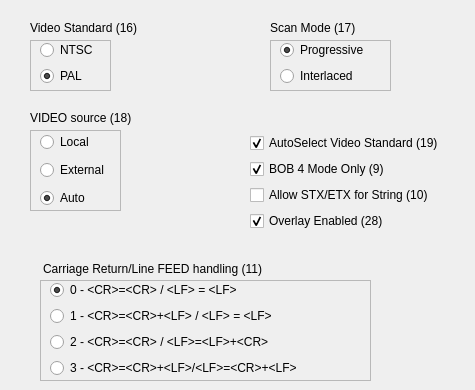
   <widget class="QWidget" name="tab">
    <attribute name="title">
     <string>Mode</string>
    </attribute>
    <widget class="QLabel" name="label">
     <property name="geometry">
      <rect>
       <x>30</x>
       <y>20</y>
       <width>141</width>
       <height>16</height>
      </rect>
     </property>
     <property name="text">
      <string>Video Standard (16)</string>
     </property>
    </widget>
    <widget class="QLabel" name="label_2">
     <property name="geometry">
      <rect>
       <x>270</x>
       <y>20</y>
       <width>111</width>
       <height>16</height>
      </rect>
     </property>
     <property name="text">
      <string>Scan Mode (17)</string>
     </property>
    </widget>
    <widget class="QLabel" name="label_3">
     <property name="geometry">
      <rect>
       <x>30</x>
       <y>110</y>
       <width>121</width>
       <height>16</height>
      </rect>
     </property>
     <property name="text">
      <string>VIDEO source (18)</string>
     </property>
    </widget>
    <widget class="QCheckBox" name="checkVideoSrc">
     <property name="geometry">
      <rect>
       <x>250</x>
       <y>133</y>
       <width>216</width>
       <height>20</height>
      </rect>
     </property>
     <property name="text">
      <string>AutoSelect Video Standard (19)</string>
     </property>
     <property name="checked">
      <bool>true</bool>
     </property>
    </widget>
    <widget class="QCheckBox" name="checkString">
     <property name="geometry">
      <rect>
       <x>250</x>
       <y>185</y>
       <width>201</width>
       <height>20</height>
      </rect>
     </property>
     <property name="text">
      <string>Allow STX/ETX for String (10)</string>
     </property>
    </widget>
    <widget class="QCheckBox" name="checkBOB4only">
     <property name="geometry">
      <rect>
       <x>250</x>
       <y>159</y>
       <width>151</width>
       <height>20</height>
      </rect>
     </property>
     <property name="text">
      <string>BOB 4 Mode Only (9)</string>
     </property>
     <property name="checked">
      <bool>true</bool>
     </property>
    </widget>
    <widget class="QCheckBox" name="checkOverlay">
     <property name="geometry">
      <rect>
       <x>250</x>
       <y>211</y>
       <width>201</width>
       <height>20</height>
      </rect>
     </property>
     <property name="text">
      <string>Overlay Enabled (28)</string>
     </property>
     <property name="checked">
      <bool>true</bool>
     </property>
    </widget>
    <widget class="QLabel" name="label_5">
     <property name="geometry">
      <rect>
       <x>43</x>
       <y>261</y>
       <width>271</width>
       <height>16</height>
      </rect>
     </property>
     <property name="text">
      <string>Carriage Return/Line FEED handling (11)</string>
     </property>
    </widget>
    <widget class="QFrame" name="frame_7">
     <property name="geometry">
      <rect>
       <x>30</x>
       <y>40</y>
       <width>81</width>
       <height>51</height>
      </rect>
     </property>
     <property name="frameShape">
      <enum>QFrame::StyledPanel</enum>
     </property>
     <property name="frameShadow">
      <enum>QFrame::Raised</enum>
     </property>
     <widget class="QWidget" name="layoutWidget">
      <property name="geometry">
       <rect>
        <x>10</x>
        <y>0</y>
        <width>71</width>
        <height>48</height>
       </rect>
      </property>
      <layout class="QVBoxLayout" name="verticalLayout_2">
       <item>
        <widget class="QRadioButton" name="radioNTSC">
         <property name="text">
          <string>NTSC</string>
         </property>
        </widget>
       </item>
       <item>
        <widget class="QRadioButton" name="radioPAL">
         <property name="text">
          <string>PAL</string>
         </property>
         <property name="checked">
          <bool>true</bool>
         </property>
        </widget>
       </item>
      </layout>
     </widget>
    </widget>
    <widget class="QFrame" name="frame_8">
     <property name="geometry">
      <rect>
       <x>270</x>
       <y>40</y>
       <width>121</width>
       <height>51</height>
      </rect>
     </property>
     <property name="frameShape">
      <enum>QFrame::StyledPanel</enum>
     </property>
     <property name="frameShadow">
      <enum>QFrame::Raised</enum>
     </property>
     <widget class="QWidget" name="layoutWidget_1">
      <property name="geometry">
       <rect>
        <x>10</x>
        <y>0</y>
        <width>111</width>
        <height>48</height>
       </rect>
      </property>
      <layout class="QVBoxLayout" name="verticalLayout_4">
       <item>
        <widget class="QRadioButton" name="radioProgressive">
         <property name="text">
          <string>Progressive</string>
         </property>
         <property name="checked">
          <bool>true</bool>
         </property>
        </widget>
       </item>
       <item>
        <widget class="QRadioButton" name="radioInterlaced">
         <property name="text">
          <string>Interlaced</string>
         </property>
        </widget>
       </item>
      </layout>
     </widget>
    </widget>
    <widget class="QFrame" name="frame_9">
     <property name="geometry">
      <rect>
       <x>30</x>
       <y>130</y>
       <width>91</width>
       <height>81</height>
      </rect>
     </property>
     <property name="frameShape">
      <enum>QFrame::StyledPanel</enum>
     </property>
     <property name="frameShadow">
      <enum>QFrame::Raised</enum>
     </property>
     <widget class="QWidget" name="layoutWidget_2">
      <property name="geometry">
       <rect>
        <x>10</x>
        <y>0</y>
        <width>78</width>
        <height>81</height>
       </rect>
      </property>
      <layout class="QVBoxLayout" name="verticalLayout_3">
       <item>
        <widget class="QRadioButton" name="radioLocal">
         <property name="text">
          <string>Local</string>
         </property>
        </widget>
       </item>
       <item>
        <widget class="QRadioButton" name="radioExternal">
         <property name="text">
          <string>External</string>
         </property>
        </widget>
       </item>
       <item>
        <widget class="QRadioButton" name="radioAuto">
         <property name="text">
          <string>Auto</string>
         </property>
         <property name="checked">
          <bool>true</bool>
         </property>
        </widget>
       </item>
      </layout>
     </widget>
    </widget>
    <widget class="QFrame" name="frame_10">
     <property name="geometry">
      <rect>
       <x>40</x>
       <y>280</y>
       <width>331</width>
       <height>101</height>
      </rect>
     </property>
     <property name="frameShape">
      <enum>QFrame::StyledPanel</enum>
     </property>
     <property name="frameShadow">
      <enum>QFrame::Raised</enum>
     </property>
     <widget class="QWidget" name="layoutWidget_3">
      <property name="geometry">
       <rect>
        <x>10</x>
        <y>0</y>
        <width>321</width>
        <height>100</height>
       </rect>
      </property>
      <layout class="QVBoxLayout" name="verticalLayout_10">
       <item>
        <widget class="QRadioButton" name="radioCRLF0">
         <property name="text">
          <string>0 - &lt;CR&gt;=&lt;CR&gt; / &lt;LF&gt; = &lt;LF&gt;</string>
         </property>
         <property name="checked">
          <bool>true</bool>
         </property>
        </widget>
       </item>
       <item>
        <widget class="QRadioButton" name="radioCRLF1">
         <property name="text">
          <string>1 - &lt;CR&gt;=&lt;CR&gt;+&lt;LF&gt; / &lt;LF&gt; = &lt;LF&gt;</string>
         </property>
        </widget>
       </item>
       <item>
        <widget class="QRadioButton" name="radioCRLF2">
         <property name="text">
          <string>2 - &lt;CR&gt;=&lt;CR&gt; / &lt;LF&gt;=&lt;LF&gt;+&lt;CR&gt;</string>
         </property>
        </widget>
       </item>
       <item>
        <widget class="QRadioButton" name="radioCRLF3">
         <property name="text">
          <string>3 - &lt;CR&gt;=&lt;CR&gt;+&lt;LF&gt;/&lt;LF&gt;=&lt;CR&gt;+&lt;LF&gt;</string>
         </property>
        </widget>
       </item>
      </layout>
     </widget>
    </widget>
   </widget>
